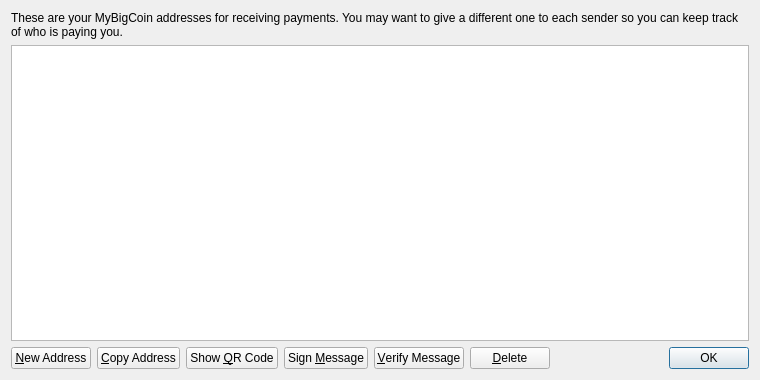
<?xml version="1.0" encoding="UTF-8"?>
<ui version="4.0">
 <class>AddressBookPage</class>
 <widget class="QWidget" name="AddressBookPage">
  <property name="geometry">
   <rect>
    <x>0</x>
    <y>0</y>
    <width>760</width>
    <height>380</height>
   </rect>
  </property>
  <property name="windowTitle">
   <string>Address Book</string>
  </property>
  <layout class="QVBoxLayout" name="verticalLayout">
   <item>
    <widget class="QLabel" name="labelExplanation">
     <property name="text">
      <string>These are your MyBigCoin addresses for receiving payments. You may want to give a different one to each sender so you can keep track of who is paying you.</string>
     </property>
     <property name="textFormat">
      <enum>Qt::PlainText</enum>
     </property>
     <property name="wordWrap">
      <bool>true</bool>
     </property>
    </widget>
   </item>
   <item>
    <widget class="QTableView" name="tableView">
     <property name="contextMenuPolicy">
      <enum>Qt::CustomContextMenu</enum>
     </property>
     <property name="toolTip">
      <string>Double-click to edit address or label</string>
     </property>
     <property name="tabKeyNavigation">
      <bool>false</bool>
     </property>
     <property name="alternatingRowColors">
      <bool>true</bool>
     </property>
     <property name="selectionMode">
      <enum>QAbstractItemView::SingleSelection</enum>
     </property>
     <property name="selectionBehavior">
      <enum>QAbstractItemView::SelectRows</enum>
     </property>
     <property name="sortingEnabled">
      <bool>true</bool>
     </property>
     <attribute name="verticalHeaderVisible">
      <bool>false</bool>
     </attribute>
    </widget>
   </item>
   <item>
    <layout class="QHBoxLayout" name="horizontalLayout">
     <item>
      <widget class="QPushButton" name="newAddressButton">
       <property name="toolTip">
        <string>Create a new address</string>
       </property>
       <property name="text">
        <string>&amp;New Address</string>
       </property>
       <property name="icon">
        <iconset resource="../bitcoin.qrc">
         <normaloff>:/icons/add</normaloff>:/icons/add</iconset>
       </property>
      </widget>
     </item>
     <item>
      <widget class="QPushButton" name="copyToClipboard">
       <property name="toolTip">
        <string>Copy the currently selected address to the system clipboard</string>
       </property>
       <property name="text">
        <string>&amp;Copy Address</string>
       </property>
       <property name="icon">
        <iconset resource="../bitcoin.qrc">
         <normaloff>:/icons/editcopy</normaloff>:/icons/editcopy</iconset>
       </property>
      </widget>
     </item>
     <item>
      <widget class="QPushButton" name="showQRCode">
       <property name="text">
        <string>Show &amp;QR Code</string>
       </property>
       <property name="icon">
        <iconset resource="../bitcoin.qrc">
         <normaloff>:/icons/qrcode</normaloff>:/icons/qrcode</iconset>
       </property>
      </widget>
     </item>
     <item>
      <widget class="QPushButton" name="signMessage">
       <property name="toolTip">
        <string>Sign a message to prove you own a MyBigCoin address</string>
       </property>
       <property name="text">
        <string>Sign &amp;Message</string>
       </property>
       <property name="icon">
        <iconset resource="../bitcoin.qrc">
         <normaloff>:/icons/edit</normaloff>:/icons/edit</iconset>
       </property>
      </widget>
     </item>
     <item>
      <widget class="QPushButton" name="verifyMessage">
       <property name="toolTip">
        <string>Verify a message to ensure it was signed with a specified MyBigCoin address</string>
       </property>
       <property name="text">
        <string>&amp;Verify Message</string>
       </property>
       <property name="icon">
        <iconset resource="../bitcoin.qrc">
         <normaloff>:/icons/transaction_0</normaloff>:/icons/transaction_0</iconset>
       </property>
      </widget>
     </item>
     <item>
      <widget class="QPushButton" name="deleteButton">
       <property name="toolTip">
        <string>Delete the currently selected address from the list</string>
       </property>
       <property name="text">
        <string>&amp;Delete</string>
       </property>
       <property name="icon">
        <iconset resource="../bitcoin.qrc">
         <normaloff>:/icons/remove</normaloff>:/icons/remove</iconset>
       </property>
      </widget>
     </item>
     <item>
      <spacer name="horizontalSpacer">
       <property name="orientation">
        <enum>Qt::Horizontal</enum>
       </property>
       <property name="sizeHint" stdset="0">
        <size>
         <width>40</width>
         <height>20</height>
        </size>
       </property>
      </spacer>
     </item>
     <item>
      <widget class="QDialogButtonBox" name="buttonBox">
       <property name="sizePolicy">
        <sizepolicy hsizetype="Maximum" vsizetype="Fixed">
         <horstretch>0</horstretch>
         <verstretch>0</verstretch>
        </sizepolicy>
       </property>
       <property name="standardButtons">
        <set>QDialogButtonBox::Ok</set>
       </property>
      </widget>
     </item>
    </layout>
   </item>
  </layout>
 </widget>
 <resources>
  <include location="../bitcoin.qrc"/>
 </resources>
 <connections/>
</ui>
